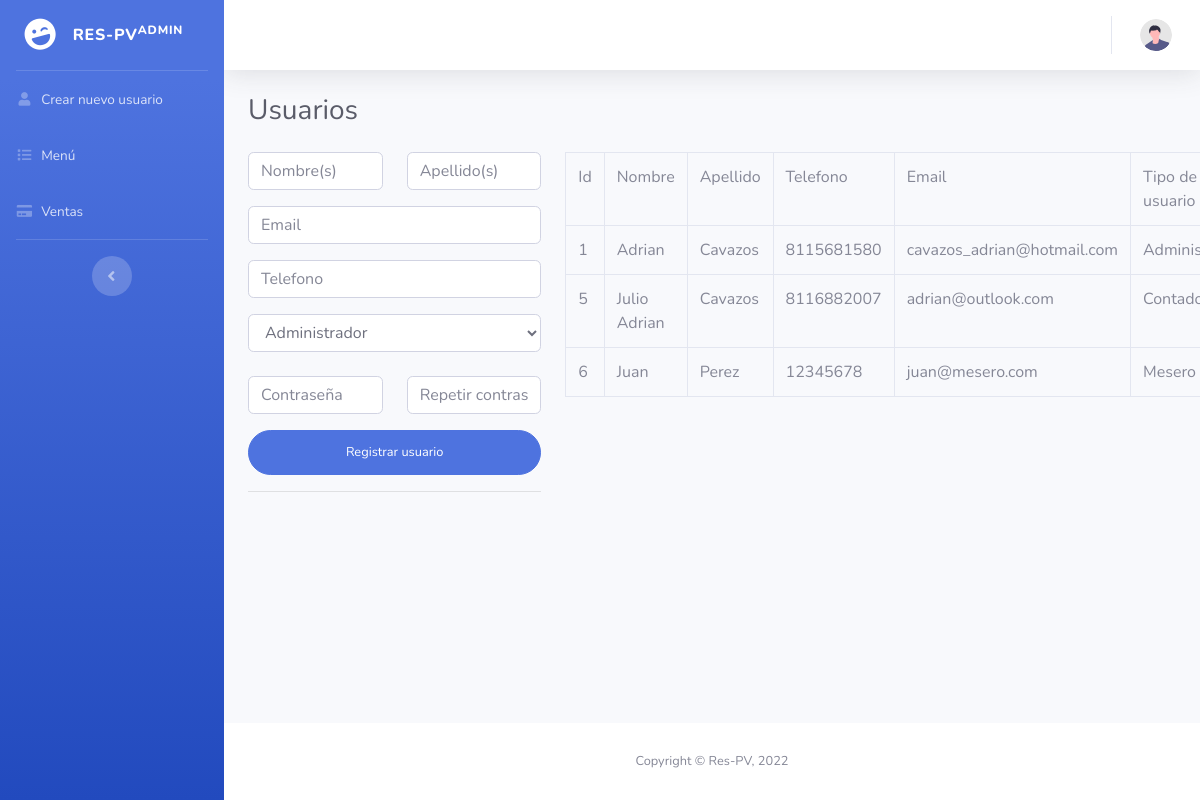
/createUser.php, run on the app's committed database.
### tables this page shows
CREATE TABLE `user` (
  `id_user` int(11) NOT NULL,
  `name_user` varchar(30) DEFAULT NULL,
  `lname_user` varchar(30) DEFAULT NULL,
  `phone_user` varchar(10) DEFAULT NULL,
  `email_user` varchar(40) DEFAULT NULL,
  `pass_user` varchar(20) DEFAULT NULL,
  `userType` int(11) NOT NULL
);

### db.php (called while the page is built, shortened)
<?php
    class Conexion{
        private $driver = "mysql";
        private $host = "localhost";
        private $dbname = "respv";
        private $usuario = "root";
        private $contrasena = "";
        public function __construct(){
            try {
                $db = new PDO("{$this->driver}:host={$this->host};dbname={$this->dbname}",$this->usuario,$this->contrasena);
                $db->setAttribute(PDO::ATTR_ERRMODE, PDO::ERRMODE_EXCEPTION);
                return $db;
            } catch (PDOException $e) {
                echo "Ha ocurrido un error al conectarse a la base de datos" . $e->getMessage();
            }
        }
    }
?>

### usuarios/Modelo/usuarios.php (called while the page is built, shortened)
<?php
    require_once(__DIR__.'/../../db.php');
    class Usuarios extends Conexion{
        public function __construct(){
            $this->db = parent::__construct();
        }
        public function get(){
            $rows = null;
            $statement = $this->db->prepare("SELECT * FROM user");
            $statement->execute();
            while ($result = $statement->fetch()) {
                $rows[] = $result;
            }
            return $rows;
        }
    }
?>

### createUser.php (the view, shortened to what this page needs)
<?php
require_once("usuarios/Modelo/usuarios.php");
$ModeloUsuarios = new Usuarios();
?>
<!DOCTYPE html>
<html lang="en">
<head>
    <link href="vendor/fontawesome-free/css/all.min.css" rel="stylesheet" type="text/css">
    <link href="css/sb-admin-2.min.css" rel="stylesheet">
</head>
<body id="page-top">
    <div id="wrapper">
        <ul class="navbar-nav bg-gradient-primary sidebar sidebar-dark accordion" id="accordionSidebar">
            <a class="sidebar-brand d-flex align-items-center justify-content-center" href="homeAdministrador.php">
                <div class="sidebar-brand-icon rotate-n-15">
                    <i class="fas fa-laugh-wink"></i>
                </div>
                <div class="sidebar-brand-text mx-3">Res-PV<sup>Admin</sup></div>
            </a>
            <hr class="sidebar-divider my-0">
            <li class="nav-item">
                <a class="nav-link" href="createUser.php">
                    <i class="fas fa-fw fa-user"></i>
                    <span>Crear nuevo usuario</span></a>
            </li>
            <li class="nav-item">
                <a class="nav-link" href="menu.php">
                    <i class="fas fa-fw fa-list"></i>
                    <span>Menú</span></a>
            </li>
            <li class="nav-item">
                <a class="nav-link" href="sales.php">
                    <i class="fas fa-fw fa-credit-card"></i>
                    <span>Ventas</span></a>
            </li>
            <hr class="sidebar-divider d-none d-md-block">
            <div class="text-center d-none d-md-inline">
                <button class="rounded-circle border-0" id="sidebarToggle"></button>
            </div>
        </ul>
        <div id="content-wrapper" class="d-flex flex-column">
            <div id="content">
                <nav class="navbar navbar-expand navbar-light bg-white topbar mb-4 static-top shadow">
                    <ul class="navbar-nav ml-auto">
                        <li class="nav-item dropdown no-arrow">
                            <a class="nav-link dropdown-toggle" href="#" id="userDropdown" role="button"
                                data-toggle="dropdown" aria-haspopup="true" aria-expanded="false">
                                <img class="img-profile rounded-circle"
                                    src="img/undraw_profile.svg">
                            </a>
                        </li>
                    </ul>
                </nav>
                <div class="container-fluid">
                    <div class="d-sm-flex align-items-center justify-content-between mb-4">
                        <h1 class="h3 mb-0 text-gray-800">Usuarios </h1>
                    </div>
                    <div class="row">
                        <div class="col-md-4">
                            <form class="user" action="usuarios/Controlador/addUser.php" method="POST">
                                <div class="form-group row">
                                    <div class="col-sm-6 mb-3 mb-sm-0">
                                        <input type="text" class="form-control" placeholder="Nombre(s)" name="name">
                                    </div>
                                    <div class="col-sm-6">
                                        <input type="text" class="form-control" placeholder="Apellido(s)" name="lname">
                                    </div>
                                </div>
                                <div class="form-group">
                                    <input type="email" class="form-control" placeholder="Email" name="email">
                                </div>
                                <div class="form-group">
                                    <input type="text" class="form-control" placeholder="Telefono" name="phone">
                                </div>
                                <div class="form group">
                                    <select class="form-control" name="userType">
                                        <option value="1"><?php echo 'Administrador'; ?></option>
                                    </select>
                                </div>
                                <br>
                                <div class="form-group row">
                                    <div class="col-sm-6 mb-3 mb-sm-0">
                                        <input type="password" class="form-control" placeholder="Contraseña" name="pass">
                                    </div>
                                    <div class="col-sm-6">
                                        <input type="password" class="form-control" placeholder="Repetir contraseña" name="pass2">
                                    </div>
                                </div>
                                <input type ="submit" class="btn btn-primary btn-user btn-block" value="Registrar usuario">
                                <hr>
                            </form>
                        </div>
                        <div class="col-md-8">
                            <table class="table table-bordered">
                                <tr>
                                    <td>Id</td>
                                    <td>Nombre</td>
                                    <td>Apellido</td>
                                    <td>Telefono</td>
                                    <td>Email</td>
                                    <td>Tipo de usuario</td>
                                </tr>
                                <?php
                                    $usuarios = $ModeloUsuarios->get();
                                    if($usuarios != null){
                                        foreach($usuarios as $usuario){
                                ?>
                                    <tr>
                                        <td><?php echo $usuario['id_user'];?></td>
                                        <td><?php echo $usuario['name_user'];?></td>
                                        <td><?php echo $usuario['lname_user'];?></td>
                                        <td><?php echo $usuario['phone_user'];?></td>
                                        <td><?php echo $usuario['email_user'];?></td>
                                        <td>
                                            <?php
                                                if ($usuario['userType']==1) {
                                                    echo "Administrador";
                                                }else{
                                                    if ($usuario['userType']==2) {
                                                        echo "Mesero";
                                                    }else{
                                                        echo "Contador";
                                                    }
                                                }
                                            ?>
                                        </td>
                                    </tr>
                                <?php
                                        }
                                    }
                                ?>
                            </table>
                        </div>
                    </div>
                </div>
            </div>
            <footer class="sticky-footer bg-white">
                <div class="container my-auto">
                    <div class="copyright text-center my-auto">
                        <span>Copyright &copy; Res-PV, 2022 </span>
                    </div>
                </div>
            </footer>
        </div>
    </div>
</body>
</html>

### data on the page
user: id_user "1", name_user "Adrian", lname_user "Cavazos", phone_user "8115681580", email_user "cavazos_adrian@hotmail.com", userType "Administrador"
user: id_user "5", name_user "Julio Adrian", lname_user "Cavazos", phone_user "8116882007", email_user "adrian@outlook.com", userType "Contador"
user: id_user "6", name_user "Juan", lname_user "Perez", phone_user "12345678", email_user "juan@mesero.com", userType "Mesero"
